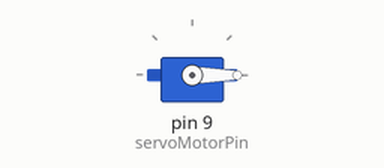
Simulated run of this sketch. Board: Arduino Uno, built with avr-gcc and run on an emulated ATmega328P. On the bench: servo.

Above: at 0.05 s.
At 1.5 s:
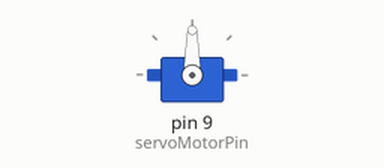
At 3.0 s:
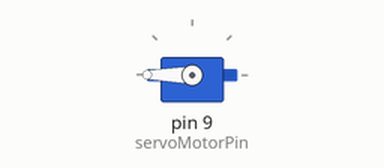
Timing chart, 0 to 6.9 s (numbered marks = the images above):
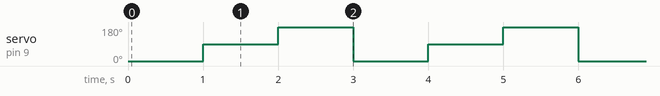

Measured:
- by itself, servo on pin 9 (servoMotorPin): repeats every 3.0 s: 180° 1.0 s, 0° 1.0 s, 90° 1.0 s

The sketch:

15_sub_motor.ino
```cpp
#include <Servo.h>

Servo motor1;

#define servoMotorPin 9

void setup() {
  // put your setup code here, to run once:
  motor1.attach(servoMotorPin, 490, 2450);
  motor1.write(90);
}

void loop() {
  motor1.write(0); // 각도 의미
  delay(1000);
   motor1.write(90); // 각도 의미
  delay(1000);
   motor1.write(180); // 각도 의미
  delay(1000);

}
```
